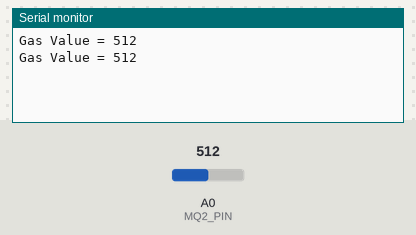
This sketch was run on a simulated Arduino Uno, built with avr-gcc and run on an emulated ATmega328P. On the bench: the last lines printed to the serial monitor. The inputs (shaded band) are chosen by the test bench; at power-on: A0 (MQ2_PIN) = 512.

Above: at 1.8 s.
1.9 s: A0 (MQ2_PIN) set to 716
At 2.8 s:
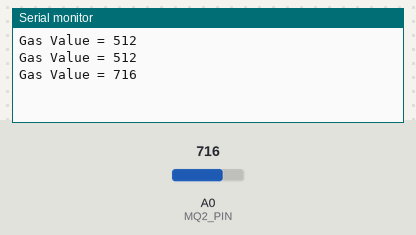
3.4 s: A0 (MQ2_PIN) set to 900
At 4.8 s:
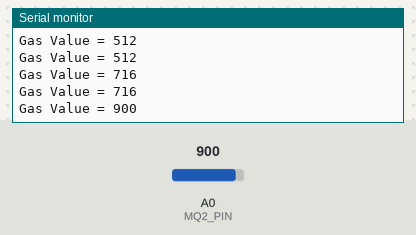
Timing chart, 0 to 6.4 s (numbered marks = the images above; inputs shaded):
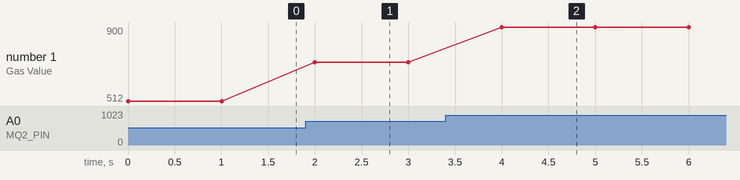

Measured:
- after the input at 1.9 s, the serial monitor: prints a new line after 0.10 s (image 1)
- after the input at 3.4 s, the serial monitor: prints a new line after 0.60 s (image 2)
- plotted number 1: 512 → 716 after the input at 1.9 s, 716 → 900 after the input at 3.4 s

The sketch:

MQSENSOR.ino
```cpp
#define MQ2_PIN A0

void setup() {
  Serial.begin(9600);
}

void loop() {
  int gasValue = analogRead(MQ2_PIN);

  Serial.print("Gas Value = ");
  Serial.println(gasValue);

  delay(1000);
}
```
